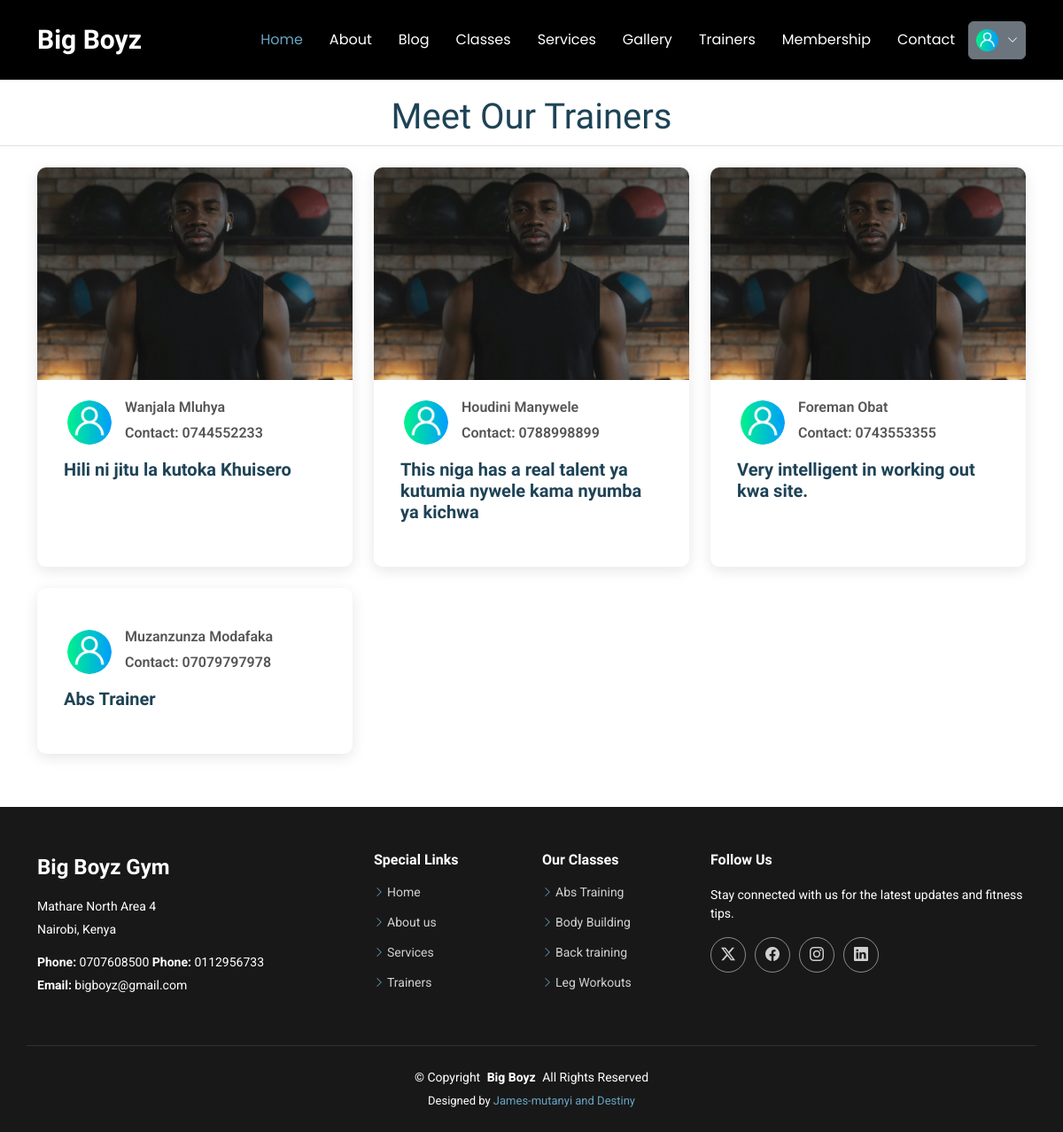
Page /trainer on the committed database.
### appone/models.py (models this page shows, shortened)
class Trainer(models.Model):
    user=models.OneToOneField(User, on_delete=models.CASCADE, null=True, related_name='trainer_profile')
    full_name=models.CharField(max_length=205)
    username=models.CharField(max_length=205, null =True)
    psw =models.CharField(max_length=205, default="trainer")
    mobile=models.CharField(max_length=205)
    details=models.TextField()
    image= models.ImageField(upload_to="trainers/")
    is_active= models.BooleanField(default=False)
    datejoined=models.DateTimeField(auto_now_add=True, null=True)

### appone/views.py (the view)
# urls.py: path('trainer',views.trainer, name="trainer"),
def trainer(request):
    trainer=Trainer.objects.all()
    context ={"trainer":trainer}
    return render(request, "trainer.html", context)

### templates/trainer.html
{% extends "base.html" %} {% block title %} Workouts {% endblock title %}
{%block content %}
<section id="blog-posts" class="blog-posts section mt-4">
  <h1
    class="text-center mb-4 section-heading border-bottom pb-2 font-weight-bold"
  >
    Meet Our Trainers
  </h1>
  <div class="container">
    <div class="row gy-4">
      {% for p in trainer %}
      <div class="col-lg-4 col-md-6">
        <article>
          <div class="post-img">
            <img src="{{p.image.url}}" alt="" class="img-fluid" />
          </div>
          <div
            class="d-flex align-items-center shadow-md p-1 bg-white rounded mb-2"
          >
            <img
              src="static/assets/img/blog/user.png"
              alt=""
              class="img-fluid post-author-img flex-shrink-0"
            />
            <div class="post-meta">
              <p class="post-author">{{p.full_name}}</p>
              <p class="post-author">Contact: {{p.mobile}}</p>
            </div>
          </div>
          <h2 class="title">{{p.details}}</h2>
        </article>
      </div>
      {% endfor %}
    </div>
  </div>
</section>
{% endblock %}

### templates/base.html (shortened to what this page needs)
{%load static%}
<!DOCTYPE html>
<html lang="en">
  <head>
    <link
      href="static/assets/vendor/bootstrap/css/bootstrap.min.css"
      rel="stylesheet"
    />
    <link
      href="static/assets/vendor/bootstrap-icons/bootstrap-icons.css"
      rel="stylesheet"
    />
    <link href="static/assets/vendor/aos/aos.css" rel="stylesheet" />
    <link
      href="static/assets/vendor/glightbox/css/glightbox.min.css"
      rel="stylesheet"
    />
    <link
      href="static/assets/vendor/swiper/swiper-bundle.min.css"
      rel="stylesheet"
    />
    <link href="static/assets/css/main.css" rel="stylesheet" />
  </head>
  <body class="index-page">
    <header
      id="header"
      class="header d-flex align-items-center fixed-top bg-black"
    >
      <div
        class="container-fluid container-xl position-relative d-flex align-items-center justify-content-between"
      >
        <a href="index.html" class="logo d-flex align-items-center">
          <h1 class="sitename">Big Boyz</h1>
        </a>
        <nav id="navmenu" class="navmenu">
          <ul>
            <li><a href="/" class="active">Home</a></li>
            <li><a href="/about">About</a></li>
            <li><a href="/blog">Blog </a></li>
            <li><a href="/workout">Classes</a></li>
            <li><a href="/services">Services</a></li>
            <li><a href="/gallery">Gallery</a></li>
            <li><a href="/trainer">Trainers</a></li>
            <li><a href="/subplan">Membership</a></li>
            <li><a href="/contact">Contact</a></li>
            <li class="dropdown">
              <a
                class="btn-getstarted btn btn-secondary p-2"
                href="index.html#about"
              >
                <img
                  src="static/assets/img/blog/user.png"
                  alt=""
                  style="width: 25px; height: 25px; margin-right: 5px" />
                {{user.username}}<i
                  class="bi bi-chevron-down toggle-dropdown"
                ></i
              ></a>
            </li>
          </ul>
        </nav>
      </div>
    </header>
    <main class="main">
      <div class="col-xl-6 col-lg-8">
      </div>
      <main id="main">{% block content %} {% endblock %}</main>
    </main>
    <footer id="footer" class="footer dark-background">
      <div class="container footer-top">
        <div class="row gy-4">
          <div class="col-lg-4 col-md-6 footer-about">
            <a href="index.html" class="d-flex align-items-center">
              <span class="sitename">Big Boyz Gym</span>
            </a>
            <div class="footer-contact pt-3">
              <p>Mathare North Area 4</p>
              <p>Nairobi, Kenya</p>
              <p class="mt-3">
                <strong>Phone:</strong> <span>0707608500</span>
                <strong>Phone:</strong> <span>0112956733</span>
              </p>
              <p><strong>Email:</strong> <span>bigboyz@gmail.com</span></p>
            </div>
          </div>
          <div class="col-lg-2 col-md-3 footer-links">
            <h4>Special Links</h4>
            <ul>
              <li><i class="bi bi-chevron-right"></i> <a href="#">Home</a></li>
              <li>
                <i class="bi bi-chevron-right"></i>
                <a href="about.html">About us</a>
              </li>
              <li>
                <i class="bi bi-chevron-right"></i>
                <a href="/services">Services</a>
              </li>
              <li>
                <i class="bi bi-chevron-right"></i>
                <a href="/trainer">Trainers</a>
              </li>
            </ul>
          </div>
          <div class="col-lg-2 col-md-3 footer-links">
            <h4>Our Classes</h4>
            <ul>
              <li>
                <i class="bi bi-chevron-right"></i>
                <a href="/services">Abs Training</a>
              </li>
              <li>
                <i class="bi bi-chevron-right"></i>
                <a href="/services">Body Building</a>
              </li>
              <li>
                <i class="bi bi-chevron-right"></i>
                <a href="/services">Back training</a>
              </li>
              <li>
                <i class="bi bi-chevron-right"></i>
                <a href="/services">Leg Workouts</a>
              </li>
            </ul>
          </div>
          <div class="col-lg-4 col-md-12">
            <h4>Follow Us</h4>
            <p>
              Stay connected with us for the latest updates and fitness tips.
            </p>
            <div class="social-links d-flex">
              <a href=""><i class="bi bi-twitter-x"></i></a>
              <a href=""><i class="bi bi-facebook"></i></a>
              <a href=""><i class="bi bi-instagram"></i></a>
              <a href=""><i class="bi bi-linkedin"></i></a>
            </div>
          </div>
        </div>
      </div>
      <div class="container copyright text-center mt-4">
        <p>
          © <span>Copyright</span>
          <strong class="px-1 sitename">Big Boyz</strong>
          <span>All Rights Reserved</span>
        </p>
        <div class="credits">
          Designed by
          <a href="https://github.com/James-mutanyi/Big_Boyz-Gym"
            >James-mutanyi and Destiny</a
          >
        </div>
      </div>
    </footer>
  </body>
</html>

### rows in the picture
Trainer: image (picture), full_name "Wanjala Mluhya", mobile "0744552233", details "Hili ni jitu la kutoka Khuisero"
Trainer: image (picture), full_name "Houdini Manywele", mobile "0788998899", details "This niga has a real talent ya kutumia nywele kama nyumba ya kichwa"
Trainer: image (picture), full_name "Foreman Obat", mobile "0743553355", details "Very intelligent in working out kwa site."
Trainer: full_name "Muzanzunza Modafaka", mobile "07079797978", details "Abs Trainer"
